Frame 1 (no input): blank canvas, image omitted
Frame 60 (no input): blank canvas, image omitted
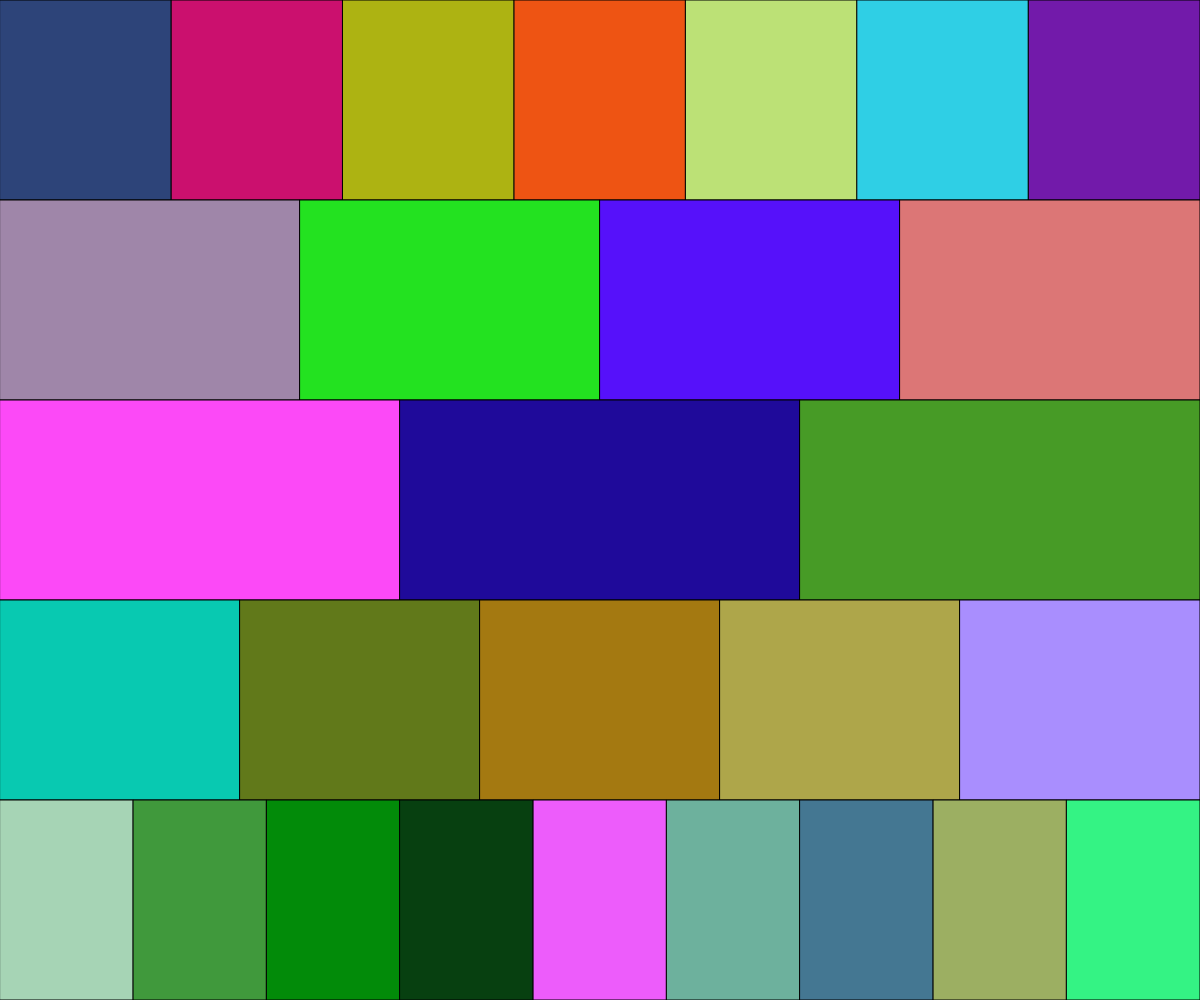
Frame 120 (the mouse pressed at the canvas centre since frame 60)

The p5.js sketch whose frames 1 and 60 were blank and that drew this single picture after the mouse press (run headless with seeded random() and noise() and a simulated clock; from frame 60 on, the mouse is pressed at the canvas centre):

// p5.js sketch
// ── sketch.js
// 2D Array Testing
// Parker R
// 10/23/2018

let board = [];

function setup() {
  createCanvas(windowWidth, windowHeight);
}

function draw() {
  background(255);
  displayBoard();
}

function displayBoard() {
  for (let i = 0; i < board.length; i++) {
    for (let x = 0; x < board[i].length; x++) {
      fill(board[i][x]);
      rect(width*(x/board[i].length), height*(i/board.length), width/board[i].length, height/board.length);
    }
  }
}

function generateBoard() {
  board = [];

  for (let i = 0; i < Math.round(random(1,15)); i++) {
    board.push([]);
  }

  for (let i = 0; i < board.length; i++) {
    for (let x = 0; x < Math.round(random(1, 15)); x++) {
      board[i].push(color(random(1,255),random(1,255),random(1,255)));
    }
  }
}

function mousePressed() {
  generateBoard();
}
